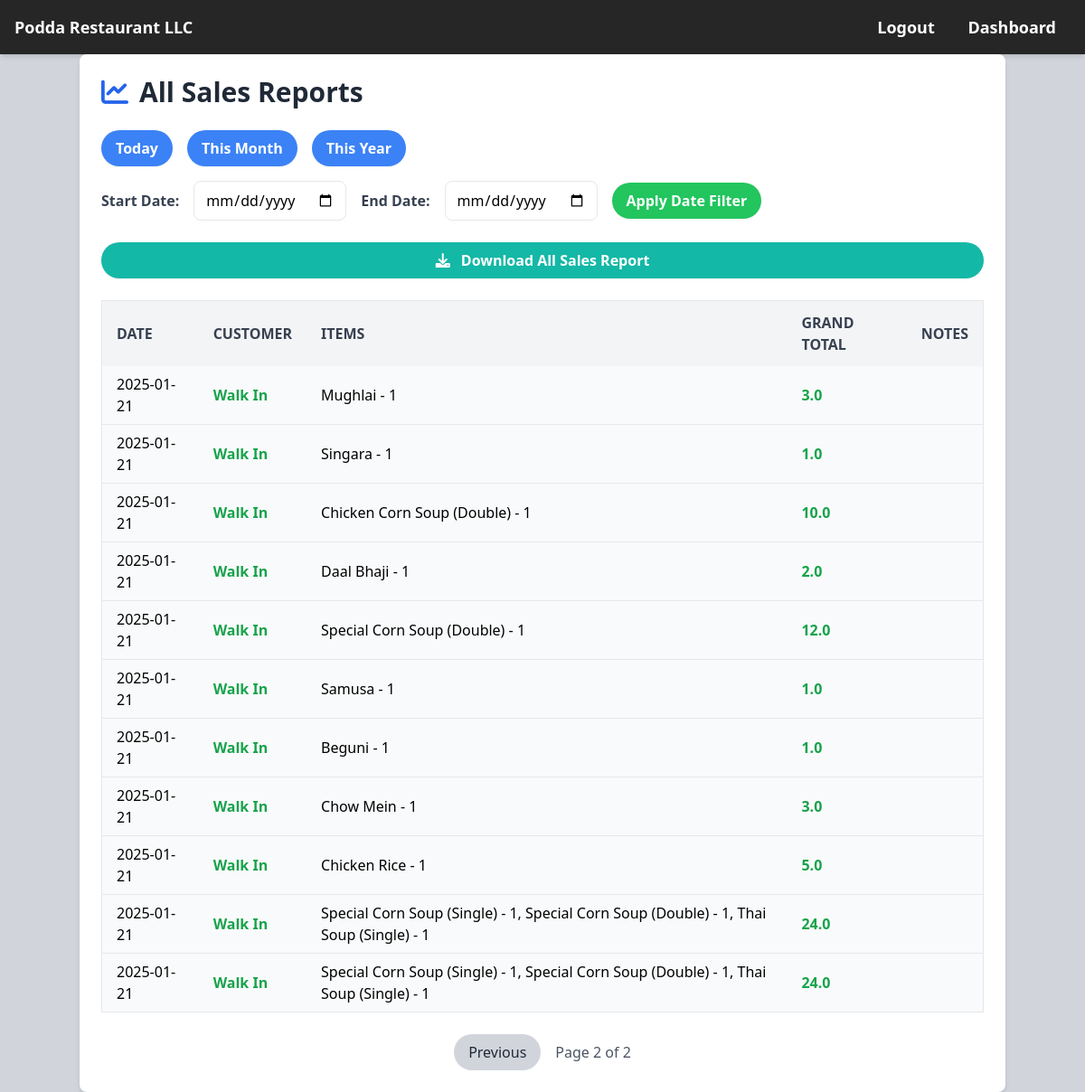
Page /all-sales-reports?page=2 (signed in) on the committed database.
### models.py (models this page shows)
class Sale(db.Model):
    __tablename__ = 'sales'
    id = db.Column(db.Integer, primary_key=True, autoincrement=True)
    invoice_number = db.Column(
        db.String(50),
        nullable=False,
        unique=True,
        default=lambda: str(uuid.uuid4())
    )  # Unique Invoice Number
    date = db.Column(db.String(50), nullable=False)
    time = db.Column(db.String(50), nullable=False)
    items = db.Column(db.Text, nullable=False)  # Store items as JSON
    subtotal = db.Column(db.Float, nullable=False)
    tax = db.Column(db.Float, nullable=False)
    grand_total = db.Column(db.Float, nullable=False)
    discount = db.Column(db.Float, nullable=True, default=0.0)
    notes = db.Column(db.String(255), nullable=True, default='')
    server = db.Column(db.String(100), nullable=False)
    customer_id = db.Column(db.Integer, db.ForeignKey('customer.id'), nullable=True)
    payment_method = db.Column(db.String(50), nullable=False)
    customer = db.relationship('Customer', back_populates='sales')

### billing.py (the view, shortened to what this page needs)
@billing_bp.route("/all-sales-reports", methods=['GET', 'POST'])
@login_required
def all_sales_reports():
    if current_user.role not in ['admin', 'manager']:
        return redirect(url_for('auth.dashboard'))
    page = request.args.get('page', 1, type=int)
    per_page = 15
    range_type = request.form.get('range_type', 'all')
    start_date = request.form.get('start_date')
    end_date = request.form.get('end_date')
    today = datetime.now().date()
    if range_type == 'today':
        start_date, end_date = today, today
    elif range_type == 'month':
        start_date, end_date = today.replace(day=1), today
    elif range_type == 'year':
        start_date, end_date = today.replace(month=1, day=1), today
    else:
        start_date, end_date = None, None
    sales_query = Sale.query
    group_sales_query = GroupSale.query
    if start_date and end_date:
        sales_query = sales_query.filter(Sale.date.between(start_date, end_date))
        group_sales_query = group_sales_query.filter(GroupSale.date.between(start_date, end_date))
    sales = sales_query.order_by(Sale.date.desc()).paginate(page=page, per_page=per_page, error_out=False)
    group_sales = group_sales_query.order_by(GroupSale.date.desc()).paginate(page=page, per_page=per_page, error_out=False)
    return render_template(
        'All_sales.html',
        sales=sales,
        group_sales=group_sales,
        start_date=start_date,
        end_date=end_date,
        range_type=range_type
    )

### billing.py (called while the page is built)
def fromjson_filter(s):
    try:
        return json.loads(s)
    except (ValueError, TypeError):
        return {}

### templates/All_sales.html (shortened to what this page needs)
{% extends "base.html" %} {% block content %}
<div class="container mx-auto p-6 bg-white rounded-lg shadow-md">
  <h2 class="text-3xl font-bold text-gray-800 mb-6 flex items-center">
    <i class="fas fa-chart-line text-blue-600 mr-3"></i> All Sales Reports
  </h2>
  <form
    method="POST"
    action="{{ url_for('billing.all_sales_reports') }}"
    class="mb-6"
  >
    <div class="flex flex-wrap items-center space-x-4 mb-4">
      <button
        type="button"
        class="predefined-btn px-4 py-2 bg-blue-500 text-white rounded-full font-semibold shadow-sm hover:bg-blue-600"
        data-range="today"
      >
        Today
      </button>
      <button
        type="button"
        class="predefined-btn px-4 py-2 bg-blue-500 text-white rounded-full font-semibold shadow-sm hover:bg-blue-600"
        data-range="month"
      >
        This Month
      </button>
      <button
        type="button"
        class="predefined-btn px-4 py-2 bg-blue-500 text-white rounded-full font-semibold shadow-sm hover:bg-blue-600"
        data-range="year"
      >
        This Year
      </button>
    </div>
    <div class="flex items-center space-x-4 mb-6">
      <label for="start_date" class="text-gray-700 font-semibold"
        >Start Date:</label
      >
      <input
        type="date"
        id="start_date"
        name="start_date"
        value="{{ start_date if start_date else '' }}"
        class="border px-3 py-2 rounded-lg focus:border-blue-500 focus:ring focus:ring-blue-200"
      />
      <label for="end_date" class="text-gray-700 font-semibold"
        >End Date:</label
      >
      <input
        type="date"
        id="end_date"
        name="end_date"
        value="{{ end_date if end_date else '' }}"
        class="border px-3 py-2 rounded-lg focus:border-blue-500 focus:ring focus:ring-blue-200"
      />
      <button
        type="submit"
        class="px-4 py-2 bg-green-500 text-white font-semibold rounded-full shadow-sm hover:bg-green-600"
      >
        Apply Date Filter
      </button>
    </div>
  </form>
  <form
    method="GET"
    action="{{ url_for('billing.download_all_sales') }}"
    id="download-form"
    class="mb-6"
  >
    <button
      type="submit"
      class="w-full bg-teal-500 text-white font-semibold py-2 rounded-full shadow-sm hover:bg-teal-600"
    >
      <i class="fas fa-download mr-2"></i> Download All Sales Report
    </button>
  </form>
  <div class="overflow-x-auto">
    <table
      class="w-full bg-gray-50 rounded-lg border border-gray-200 shadow-sm"
    >
      <thead class="bg-gray-100 text-gray-700">
        <tr>
          <th class="px-4 py-3 font-semibold uppercase text-left">Date</th>
          <th class="px-4 py-3 font-semibold uppercase text-left">Customer</th>
          <th class="px-4 py-3 font-semibold uppercase text-left">Items</th>
          <th class="px-4 py-3 font-semibold uppercase text-left">
            Grand Total
          </th>
          <th class="px-4 py-3 font-semibold uppercase text-left">Notes</th>
        </tr>
      </thead>
      <tbody>
        {% for sale in sales.items %}
        <tr class="border-b border-gray-200 hover:bg-gray-100">
          <td class="px-4 py-2">{{ sale.date }}</td>
          <td class="px-4 py-2 font-bold text-green-600">
            {{ sale.customer.name if sale.customer else 'Walk In' }}
          </td>
          <td class="px-4 py-2">
            {% set item_counts = {} %} {% for item in sale.items | fromjson %}
            {% set item_name = item['name'] %} {% set quantity = item.get('qty',
            1) %} {% if item_name in item_counts %} {% set item_counts =
            item_counts.update({item_name: item_counts[item_name] + quantity})
            %} {% else %} {% set item_counts = item_counts.update({item_name:
            quantity}) %} {% endif %} {% endfor %} {% for name, qty in
            item_counts.items() %} {{ name }} - {{ qty }}{% if not loop.last %},
            {% endif %} {% endfor %}
          </td>
          <td class="px-4 py-2 font-bold text-green-600">
            {{ sale.grand_total }}
          </td>
          <td class="px-4 py-2">{{ sale.notes }}</td>
        </tr>
        {% endfor %}
      </tbody>
    </table>
  </div>
  <div class="flex justify-center items-center mt-6 space-x-4">
    {% if sales.has_prev %}
    <a
      href="{{ url_for('billing.all_sales_reports', page=sales.prev_num) }}"
      class="px-4 py-2 bg-gray-300 text-gray-800 rounded-full hover:bg-gray-400"
    >
      Previous
    </a>
    {% endif %}
    <span class="text-gray-600"
      >Page {{ sales.page }} of {{ sales.pages }}</span
    >
  </div>
</div>
{% endblock %}

### rows in the picture
Sale: date "2025-01-21", customer "Walk In", name "Mughlai", qty "1", grand_total "3.0"
Sale: date "2025-01-21", customer "Walk In", name "Singara", qty "1", grand_total "1.0"
Sale: date "2025-01-21", customer "Walk In", name "Chicken Corn Soup (Double)", qty "1", grand_total "10.0"
Sale: date "2025-01-21", customer "Walk In", name "Daal Bhaji", qty "1", grand_total "2.0"
Sale: date "2025-01-21", customer "Walk In", name "Special Corn Soup (Double)", qty "1", grand_total "12.0"
Sale: date "2025-01-21", customer "Walk In", name "Samusa", qty "1", grand_total "1.0"
Sale: date "2025-01-21", customer "Walk In", name "Beguni", qty "1", grand_total "1.0"
Sale: date "2025-01-21", customer "Walk In", name "Chow Mein", qty "1", grand_total "3.0"
Sale: date "2025-01-21", customer "Walk In", name "Chicken Rice", qty "1", grand_total "5.0"
Sale: date "2025-01-21", customer "Walk In", name "Special Corn Soup (Single)" "Special Corn Soup (Double)" "Thai Soup (Single)", qty "1" "1" "1", grand_total "24.0"
Sale: date "2025-01-21", customer "Walk In", name "Special Corn Soup (Single)" "Special Corn Soup (Double)" "Thai Soup (Single)", qty "1" "1" "1", grand_total "24.0"

### other values in the picture
{{ sales.page }} "2"
{{ sales.pages }} "2"
